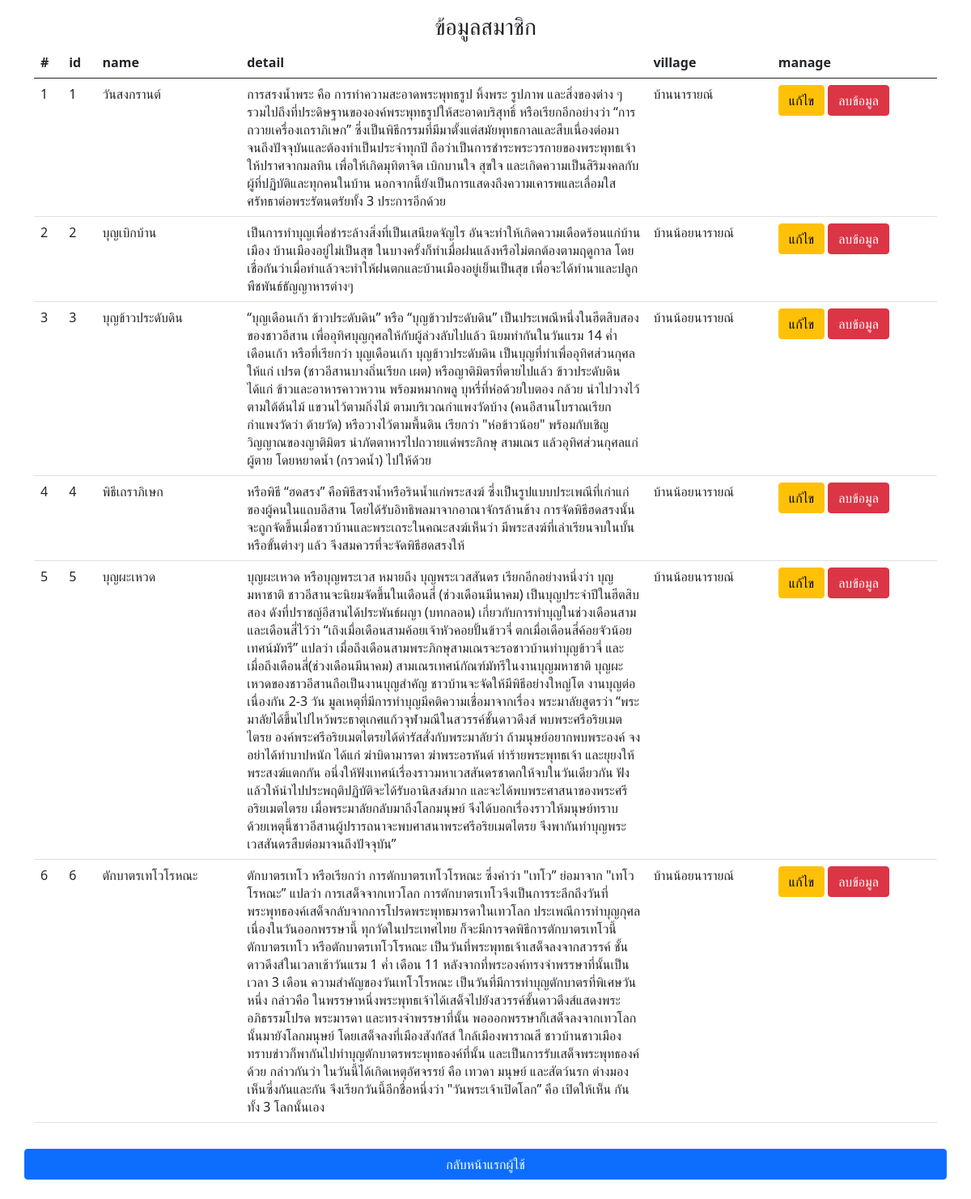
/project_webPro/admin/show/shw_culture.php, run on the app's committed database.
### tables this page shows
CREATE TABLE `culture` (
  `id` int(11) NOT NULL COMMENT 'รหัสประเพณี',
  `name` varchar(50) NOT NULL COMMENT 'ชื่อประเพณี',
  `detail` text NOT NULL COMMENT 'รายละเอียดประเพณี',
  `id_vill` int(11) DEFAULT NULL COMMENT 'รหัสหมู่บ้าน'
);

CREATE TABLE `village` (
  `id` int(11) NOT NULL COMMENT 'รหัสหมู่บ้าน',
  `name` varchar(50) NOT NULL COMMENT 'ชื่อหมู่บ้าน',
  `id_dis` int(11) DEFAULT NULL COMMENT 'รหัสตำบล'
);

### project_webPro/admin/show/shw_culture.php (the view, shortened to what this page needs)
<?php
require("../../connectdb.php");
$sql = "SELECT c.id as 'id', c.name as 'name', detail, v.name as 'village' FROM culture as c INNER JOIN village as v ON c.id_vill = v.id";
$result = mysqli_query($conn, $sql);
$i = 0;
?>
<html lang="en">
<head>
    <link href="https://cdn.jsdelivr.net/npm/bootstrap@5.0.2/dist/css/bootstrap.min.css" rel="stylesheet">
</head>
<body>
    <div class="container my-3 text-center">
        <h3>ข้อมูลสมาชิก</h3>
        <table class="table table-hover">
            <thead>
                <tr>
                    <th scope="col">#</th>
                    <th scope="col">id</th>
                    <th scope="col">name</th>
                    <th scope="col" style="width: 45%">detail</th>
                    <th scope="col">village</th>
                    <th scope="col">manage</th>
                </tr>
            </thead>
            <tbody>
                <?php while ($row = mysqli_fetch_array($result)) { ?>
                    <tr>
                        <td><?php echo $i + 1; ?></td>
                        <td><?php echo $row['id']; ?></td>
                        <td><?php echo $row['name']; ?></td>
                        <td><?php echo $row['detail']; ?></td>
                        <td><?php echo $row['village']; ?></td>
                        <td>
                            <a href="../form/updatefrm_culture.php?id=<?php echo $row['id']; ?>" class="btn btn-warning">แก้ไข</a>
                            <a href="../manage/deleteData_culture.php?id=<?php echo $row['id']; ?>" class="btn btn-danger" onclick="return confirm('คุณต้องการลบข้อมูลหรือไม่')">ลบข้อมูล</a>
                        </td>
                    </tr>
                <?php
                    $i++;
                }
                ?>
            </tbody>
        </table>
        <div class="row mt-4">
            <a href="../index.php" class="btn btn-primary my-2">กลับหน้าแรกผู้ใช้</a>
        </div>
    </div>
</body>
</html>

### data on the page
culture: id "1", name "วันสงกรานต์", detail "การสรงน้ำพระ คือ การทำความสะอาดพระพุทธรูป หิ้งพระ รูปภาพ และสิ่งของต่าง ๆ รวมไปถึงที่ประดิษฐานขององค์พระพุทธรูปให้สะอาดบริสุทธิ์ หรือเรียกอีกอย่างว่า “การถวายเครื่องเถราภิเษก” ซึ่งเป็นพิธีกรรมที่มีมาตั้งแต่สมัยพุทธกาลและสืบเนื่องต่อมาจนถึงปัจจุบันและต้องทำเป็นประจำทุกปี ถือว่าเป็นการชำระพระวรกายของพระพุทธเจ้าให้ปราศจากมลทิน เพื่อให้เกิดมุทิตาจิต เบิกบานใจ สุขใจ และเกิดความเป็นสิริมงคลกับผู้ที่ปฏิบัติและทุกคนในบ้าน นอกจากนี้ยังเป็นการแสดงถึงความเคารพและเลื่อมใสศรัทธาต่อพระรัตนตรัยทั้ง 3 ประการอีกด้วย", id_vill.name "บ้านนารายณ์"
culture: id "2", name "บุญเบิกบ้าน", detail "เป็นการทำบุญเพื่อชำระล้างสิ่งที่เป็นเสนียดจัญไร อันจะทำให้เกิดความเดือดร้อนแก่บ้านเมือง บ้านเมืองอยู่ไม่เป็นสุข ในบางครั้งก็ทำเมื่อฝนแล้งหรือไม่ตกต้องตามฤดูกาล โดยเชื่อกันว่าเมื่อทำแล้วจะทำให้ฝนตกและบ้านเมืองอยู่เย็นเป็นสุข เพื่อจะได้ทำนาและปลูกพืชพันธ์ธัญญาหารต่างๆ", id_vill.name "บ้านน้อยนารายณ์"
culture: id "3", name "บุญข้าวประดับดิน", detail "“บุญเดือนเก้า ข้าวประดับดิน” หรือ “บุญข้าวประดับดิน” เป็นประเพณีหนึ่งในฮีตสิบสอง ของชาวอีสาน เพื่ออุทิศบุญกุศลให้กับผู้ล่วงลับไปแล้ว นิยมทำกันในวันแรม 14 ค่ำ เดือนเก้า หรือที่เรียกว่า บุญเดือนเก้า บุญข้าวประดับดิน เป็นบุญที่ทำเพื่ออุทิศส่วนกุศลให้แก่ เปรต (ชาวอีสานบางถิ่นเรียก เผต) หรือญาติมิตรที่ตายไปแล้ว ข้าวประดับดิน ได้แก่ ข้าวและอาหารคาวหวาน พร้อมหมากพลู บุหรี่ที่ห่อด้วยใบตอง กล้วย นำไปวางไว้ตามใต้ต้นไม้ แขวนไว้ตามกิ่งไม้ ตามบริเวณกำแพงวัดบ้าง (คนอีสานโบราณเรียกกำแพงวัดว่า ต้ายวัด) หรือวางไว้ตามพื้นดิน เรียกว่า \"ห่อข้าวน้อย\" พร้อมกับเชิญวิญญาณของญาติมิตร นำภัตตาหารไปถวายแด่พระภิกษุ สามเณร แล้วอุทิศส่วนกุศลแก่ผู้ตาย โดยหยาดน้ำ (กรวดน้ำ) ไปให้ด้วย", id_vill.name "บ้านน้อยนารายณ์"
culture: id "4", name "พิธีเถราภิเษก", detail "หรือพิธี “ฮดสรง” คือพิธีสรงน้ำหรือรินน้ำแก่พระสงฆ์ ซึ่งเป็นรูปแบบประเพณีที่เก่าแก่ของผู้คนในแถบอีสาน โดยได้รับอิทธิพลมาจากอาณาจักรล้านช้าง การจัดพิธีฮดสรงนั้นจะถูกจัดขึ้นเมื่อชาวบ้านและพระเถระในคณะสงฆ์เห็นว่า มีพระสงฆ์ที่เล่าเรียนจบในบั้นหรือขั้นต่างๆ แล้ว จึงสมควรที่จะจัดพิธีฮดสรงให้", id_vill.name "บ้านน้อยนารายณ์"
culture: id "5", name "บุญผะเหวด", detail "บุญผะเหวด หรือบุญพระเวส หมายถึง บุญพระเวสสันดร เรียกอีกอย่างหนึ่งว่า บุญมหาชาติ ชาวอีสานจะนิยมจัดขึ้นในเดือนสี่ (ช่วงเดือนมีนาคม) เป็นบุญประจำปีในฮีตสิบสอง ดังที่ปราชญ์อีสานได้ประพันธ์ผญา (บทกลอน) เกี่ยวกับการทำบุญในช่วงเดือนสามและเดือนสี่ไว้ว่า “เถิงเมื่อเดือนสามค้อยเจ้าหัวคอยปั้นข้าวจี่ ตกเมื่อเดือนสี่ค้อยจัวน้อยเทศน์มัทรี” แปลว่า เมื่อถึงเดือนสามพระภิกษุสามเณรจะรอชาวบ้านทำบุญข้าวจี่ และเมื่อถึงเดือนสี่(ช่วงเดือนมีนาคม) สามเณรเทศน์กัณฑ์มัทรีในงานบุญมหาชาติ บุญผะเหวดของชาวอีสานถือเป็นงานบุญสำคัญ ชาวบ้านจะจัดให้มีพิธีอย่างใหญ่โต งานบุญต่อเนื่องกัน 2-3 วัน มูลเหตุที่มีการทำบุญมีคติความเชื่อมาจากเรื่อง พระมาลัยสูตรว่า “พระมาลัยได้ขึ้นไปไหว้พระธาตุเกศแก้วจุฬามณีในสวรรค์ชั้นดาวดึงส์…", id_vill.name "บ้านน้อยนารายณ์"
culture: id "6", name "ตักบาตรเทโวโรหณะ", detail "ตักบาตรเทโว หรือเรียกว่า การตักบาตรเทโวโรหณะ ซึ่งคำว่า \"เทโว” ย่อมาจาก \"เทโวโรหณะ” แปลว่า การเสด็จจากเทวโลก การตักบาตรเทโวจึงเป็นการระลึกถึงวันที่พระพุทธองค์เสด็จกลับจากการโปรดพระพุทธมารดาในเทวโลก ประเพณีการทำบุญกุศลเนื่องในวันออกพรรษานี้ ทุกวัดในประเทศไทย ก็จะมีการจดพิธีการตักบาตรเทโวนี้ ตักบาตรเทโว หรือตักบาตรเทโวโรหณะ เป็นวันที่พระพุทธเจ้าเสด็จลงจากสวรรค์ ชั้นดาวดึงส์ในเวลาเช้าวันแรม 1 ค่ำ เดือน 11 หลังจากที่พระองค์ทรงจำพรรษาที่นั้นเป็นเวลา 3 เดือน ความสำคัญของวันเทโวโรหณะ เป็นวันที่มีการทำบุญตักบาตรที่พิเศษวันหนึ่ง กล่าวคือ ในพรรษาหนึ่งพระพุทธเจ้าได้เสด็จไปยังสวรรค์ชั้นดาวดึงส์แสดงพระอภิธรรมโปรด พระมารดา และทรงจำพรรษาที่นั้น พอออกพรรษาก็เสด็จลงจากเทวโลกนั้นมายังโลกมนุษย์…", id_vill.name "บ้านน้อยนารายณ์"
